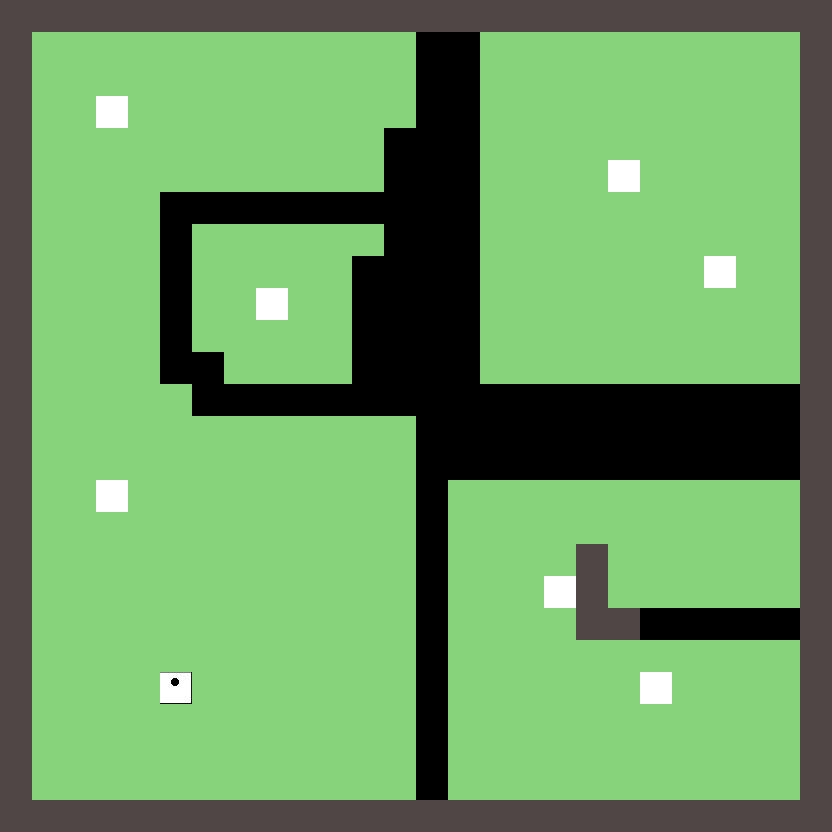

A level layout from a 2D game, rendered from its tile map. Below: a short description, then the map file with its tile-grid data intact:
An orthogonal 26x26 tile map with 32x32 px tiles, 1 tile layer (Tile Layer 1).

<map version="1.2" tiledversion="2019.05.08" orientation="orthogonal" renderorder="right-up" width="26" height="26" tilewidth="32" tileheight="32" infinite="0" nextlayerid="5" nextobjectid="1">
 <tileset firstgid="1" source="tileset/default_tileset.tsx" />
 <layer id="2" name="Tile Layer 1" width="26" height="26">
  <data encoding="csv">
1,1,1,1,1,1,1,1,1,1,1,1,1,1,1,1,1,1,1,1,1,1,1,1,1,1,
1,9,9,9,9,9,9,9,9,9,9,9,9,2,2,9,9,9,9,9,9,9,9,9,9,1,
1,9,9,9,9,9,9,9,9,9,9,9,9,2,2,9,9,9,9,9,9,9,9,9,9,1,
1,9,9,7,9,9,9,9,9,9,9,9,9,2,2,9,9,9,9,9,9,9,9,9,9,1,
1,9,9,9,9,9,9,9,9,9,9,9,2,2,2,9,9,9,9,9,9,9,9,9,9,1,
1,9,9,9,9,9,9,9,9,9,9,9,2,2,2,9,9,9,9,10,9,9,9,9,9,1,
1,9,9,9,9,2,2,2,2,2,2,2,2,2,2,9,9,9,9,9,9,9,9,9,9,1,
1,9,9,9,9,2,9,9,9,9,9,9,2,2,2,9,9,9,9,9,9,9,9,9,9,1,
1,9,9,9,9,2,9,9,9,9,9,2,2,2,2,9,9,9,9,9,9,9,6,9,9,1,
1,9,9,9,9,2,9,9,5,9,9,2,2,2,2,9,9,9,9,9,9,9,9,9,9,1,
1,9,9,9,9,2,9,9,9,9,9,2,2,2,2,9,9,9,9,9,9,9,9,9,9,1,
1,9,9,9,9,2,2,9,9,9,9,2,2,2,2,9,9,9,9,9,9,9,9,9,9,1,
1,9,9,9,9,9,2,2,2,2,2,2,2,2,2,2,2,2,2,2,2,2,2,2,2,1,
1,9,9,9,9,9,9,9,9,9,9,9,9,2,2,2,2,2,2,2,2,2,2,2,2,1,
1,9,9,9,9,9,9,9,9,9,9,9,9,2,2,2,2,2,2,2,2,2,2,2,2,1,
1,9,9,5,9,9,9,9,9,9,9,9,9,2,9,9,9,9,9,9,9,9,9,9,9,1,
1,9,9,9,9,9,9,9,9,9,9,9,9,2,9,9,9,9,9,9,9,9,9,9,9,1,
1,9,9,9,9,9,9,9,9,9,9,9,9,2,9,9,9,9,1,9,9,9,9,9,9,1,
1,9,9,9,9,9,9,9,9,9,9,9,9,2,9,9,9,6,1,9,9,9,9,9,9,1,
1,9,9,9,9,9,9,9,9,9,9,9,9,2,9,9,9,9,1,1,2,2,2,2,2,1,
1,9,9,9,9,9,9,9,9,9,9,9,9,2,9,9,9,9,9,9,9,9,9,9,9,1,
1,9,9,9,9,17,9,9,9,9,9,9,9,2,9,9,9,9,9,9,7,9,9,9,9,1,
1,9,9,9,9,9,9,9,9,9,9,9,9,2,9,9,9,9,9,9,9,9,9,9,9,1,
1,9,9,9,9,9,9,9,9,9,9,9,9,2,9,9,9,9,9,9,9,9,9,9,9,1,
1,9,9,9,9,9,9,9,9,9,9,9,9,2,9,9,9,9,9,9,9,9,9,9,9,1,
1,1,1,1,1,1,1,1,1,1,1,1,1,1,1,1,1,1,1,1,1,1,1,1,1,1
</data>
 </layer>
</map>